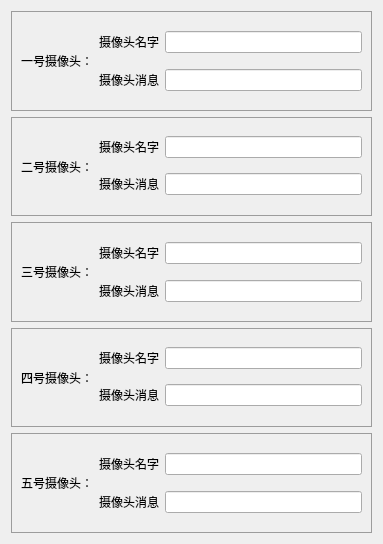
       <widget class="QWidget" name="page_3">
        <property name="geometry">
         <rect>
          <x>0</x>
          <y>0</y>
          <width>383</width>
          <height>544</height>
         </rect>
        </property>
        <attribute name="label">
         <string>摄像头参数</string>
        </attribute>
        <layout class="QVBoxLayout" name="verticalLayout_9">
         <item>
          <widget class="QGroupBox" name="groupBox">
           <property name="styleSheet">
            <string notr="true">QGroupBox {
            border-color: rgb(156, 156, 156);
            border-width: 1px;
            border-style: solid;
            margin-top: 0.5ex;
        }</string>
           </property>
           <layout class="QHBoxLayout" name="horizontalLayout_4">
            <item>
             <widget class="QLabel" name="label_23">
              <property name="maximumSize">
               <size>
                <width>200</width>
                <height>17</height>
               </size>
              </property>
              <property name="text">
               <string>一号摄像头：</string>
              </property>
             </widget>
            </item>
            <item>
             <layout class="QVBoxLayout" name="verticalLayout_3">
              <item>
               <layout class="QHBoxLayout" name="horizontalLayout_2">
                <item>
                 <widget class="QLabel" name="label_24">
                  <property name="maximumSize">
                   <size>
                    <width>200</width>
                    <height>17</height>
                   </size>
                  </property>
                  <property name="text">
                   <string>摄像头名字</string>
                  </property>
                 </widget>
                </item>
                <item>
                 <widget class="QLineEdit" name="video0_name_set"/>
                </item>
               </layout>
              </item>
              <item>
               <layout class="QHBoxLayout" name="horizontalLayout_3">
                <item>
                 <widget class="QLabel" name="label_25">
                  <property name="maximumSize">
                   <size>
                    <width>200</width>
                    <height>17</height>
                   </size>
                  </property>
                  <property name="text">
                   <string>摄像头消息</string>
                  </property>
                 </widget>
                </item>
                <item>
                 <widget class="QLineEdit" name="video0_topic_set"/>
                </item>
               </layout>
              </item>
             </layout>
            </item>
           </layout>
          </widget>
         </item>
         <item>
          <widget class="QGroupBox" name="groupBox">
           <property name="styleSheet">
            <string notr="true">QGroupBox {
            border-color: rgb(156, 156, 156);
            border-width: 1px;
            border-style: solid;
            margin-top: 0.5ex;
        }</string>
           </property>
           <layout class="QHBoxLayout" name="horizontalLayout_8">
            <item>
             <widget class="QLabel" name="label_26">
              <property name="maximumSize">
               <size>
                <width>200</width>
                <height>17</height>
               </size>
              </property>
              <property name="text">
               <string>二号摄像头：</string>
              </property>
             </widget>
            </item>
            <item>
             <layout class="QVBoxLayout" name="verticalLayout_7">
              <item>
               <layout class="QHBoxLayout" name="horizontalLayout_9">
                <item>
                 <widget class="QLabel" name="label_27">
                  <property name="maximumSize">
                   <size>
                    <width>200</width>
                    <height>17</height>
                   </size>
                  </property>
                  <property name="text">
                   <string>摄像头名字</string>
                  </property>
                 </widget>
                </item>
                <item>
                 <widget class="QLineEdit" name="video0_name_set_2"/>
                </item>
               </layout>
              </item>
              <item>
               <layout class="QHBoxLayout" name="horizontalLayout_10">
                <item>
                 <widget class="QLabel" name="label_28">
                  <property name="maximumSize">
                   <size>
                    <width>200</width>
                    <height>17</height>
                   </size>
                  </property>
                  <property name="text">
                   <string>摄像头消息</string>
                  </property>
                 </widget>
                </item>
                <item>
                 <widget class="QLineEdit" name="video0_topic_set_2"/>
                </item>
               </layout>
              </item>
             </layout>
            </item>
           </layout>
          </widget>
         </item>
         <item>
          <widget class="QGroupBox" name="groupBox">
           <property name="styleSheet">
            <string notr="true">QGroupBox {
            border-color: rgb(156, 156, 156);
            border-width: 1px;
            border-style: solid;
            margin-top: 0.5ex;
        }</string>
           </property>
           <layout class="QHBoxLayout" name="horizontalLayout_12">
            <item>
             <widget class="QLabel" name="label_29">
              <property name="maximumSize">
               <size>
                <width>200</width>
                <height>17</height>
               </size>
              </property>
              <property name="text">
               <string>三号摄像头：</string>
              </property>
             </widget>
            </item>
            <item>
             <layout class="QVBoxLayout" name="verticalLayout_6">
              <item>
               <layout class="QHBoxLayout" name="horizontalLayout_13">
                <item>
                 <widget class="QLabel" name="label_30">
                  <property name="maximumSize">
                   <size>
                    <width>200</width>
                    <height>17</height>
                   </size>
                  </property>
                  <property name="text">
                   <string>摄像头名字</string>
                  </property>
                 </widget>
                </item>
                <item>
                 <widget class="QLineEdit" name="video0_name_set_3"/>
                </item>
               </layout>
              </item>
              <item>
               <layout class="QHBoxLayout" name="horizontalLayout_14">
                <item>
                 <widget class="QLabel" name="label_31">
                  <property name="maximumSize">
                   <size>
                    <width>200</width>
                    <height>17</height>
                   </size>
                  </property>
                  <property name="text">
                   <string>摄像头消息</string>
                  </property>
                 </widget>
                </item>
                <item>
                 <widget class="QLineEdit" name="video0_topic_set_3"/>
                </item>
               </layout>
              </item>
             </layout>
            </item>
           </layout>
          </widget>
         </item>
         <item>
          <widget class="QGroupBox" name="groupBox">
           <property name="styleSheet">
            <string notr="true">QGroupBox {
            border-color: rgb(156, 156, 156);
            border-width: 1px;
            border-style: solid;
            margin-top: 0.5ex;
        }</string>
           </property>
           <layout class="QHBoxLayout" name="horizontalLayout_15">
            <item>
             <widget class="QLabel" name="label_32">
              <property name="maximumSize">
               <size>
                <width>200</width>
                <height>17</height>
               </size>
              </property>
              <property name="text">
               <string>四号摄像头：</string>
              </property>
             </widget>
            </item>
            <item>
             <layout class="QVBoxLayout" name="verticalLayout_4">
              <item>
               <layout class="QHBoxLayout" name="horizontalLayout_16">
                <item>
                 <widget class="QLabel" name="label_33">
                  <property name="maximumSize">
                   <size>
                    <width>200</width>
                    <height>17</height>
                   </size>
                  </property>
                  <property name="text">
                   <string>摄像头名字</string>
                  </property>
                 </widget>
                </item>
                <item>
                 <widget class="QLineEdit" name="video0_name_set_4"/>
                </item>
               </layout>
              </item>
              <item>
               <layout class="QHBoxLayout" name="horizontalLayout_17">
                <item>
                 <widget class="QLabel" name="label_34">
                  <property name="maximumSize">
                   <size>
                    <width>200</width>
                    <height>17</height>
                   </size>
                  </property>
                  <property name="text">
                   <string>摄像头消息</string>
                  </property>
                 </widget>
                </item>
                <item>
                 <widget class="QLineEdit" name="video0_topic_set_4"/>
                </item>
               </layout>
              </item>
             </layout>
            </item>
           </layout>
          </widget>
         </item>
         <item>
          <widget class="QGroupBox" name="groupBox">
           <property name="styleSheet">
            <string notr="true">QGroupBox {
            border-color: rgb(156, 156, 156);
            border-width: 1px;
            border-style: solid;
            margin-top: 0.5ex;
        }</string>
           </property>
           <layout class="QHBoxLayout" name="horizontalLayout_22">
            <item>
             <widget class="QLabel" name="label_53">
              <property name="maximumSize">
               <size>
                <width>200</width>
                <height>17</height>
               </size>
              </property>
              <property name="text">
               <string>五号摄像头：</string>
              </property>
             </widget>
            </item>
            <item>
             <layout class="QVBoxLayout" name="verticalLayout_5">
              <item>
               <layout class="QHBoxLayout" name="horizontalLayout_23">
                <item>
                 <widget class="QLabel" name="label_54">
                  <property name="maximumSize">
                   <size>
                    <width>200</width>
                    <height>17</height>
                   </size>
                  </property>
                  <property name="text">
                   <string>摄像头名字</string>
                  </property>
                 </widget>
                </item>
                <item>
                 <widget class="QLineEdit" name="video0_name_set_5"/>
                </item>
               </layout>
              </item>
              <item>
               <layout class="QHBoxLayout" name="horizontalLayout_24">
                <item>
                 <widget class="QLabel" name="label_55">
                  <property name="maximumSize">
                   <size>
                    <width>200</width>
                    <height>17</height>
                   </size>
                  </property>
                  <property name="text">
                   <string>摄像头消息</string>
                  </property>
                 </widget>
                </item>
                <item>
                 <widget class="QLineEdit" name="video0_topic_set_5"/>
                </item>
               </layout>
              </item>
             </layout>
            </item>
           </layout>
          </widget>
         </item>
        </layout>
       </widget>
